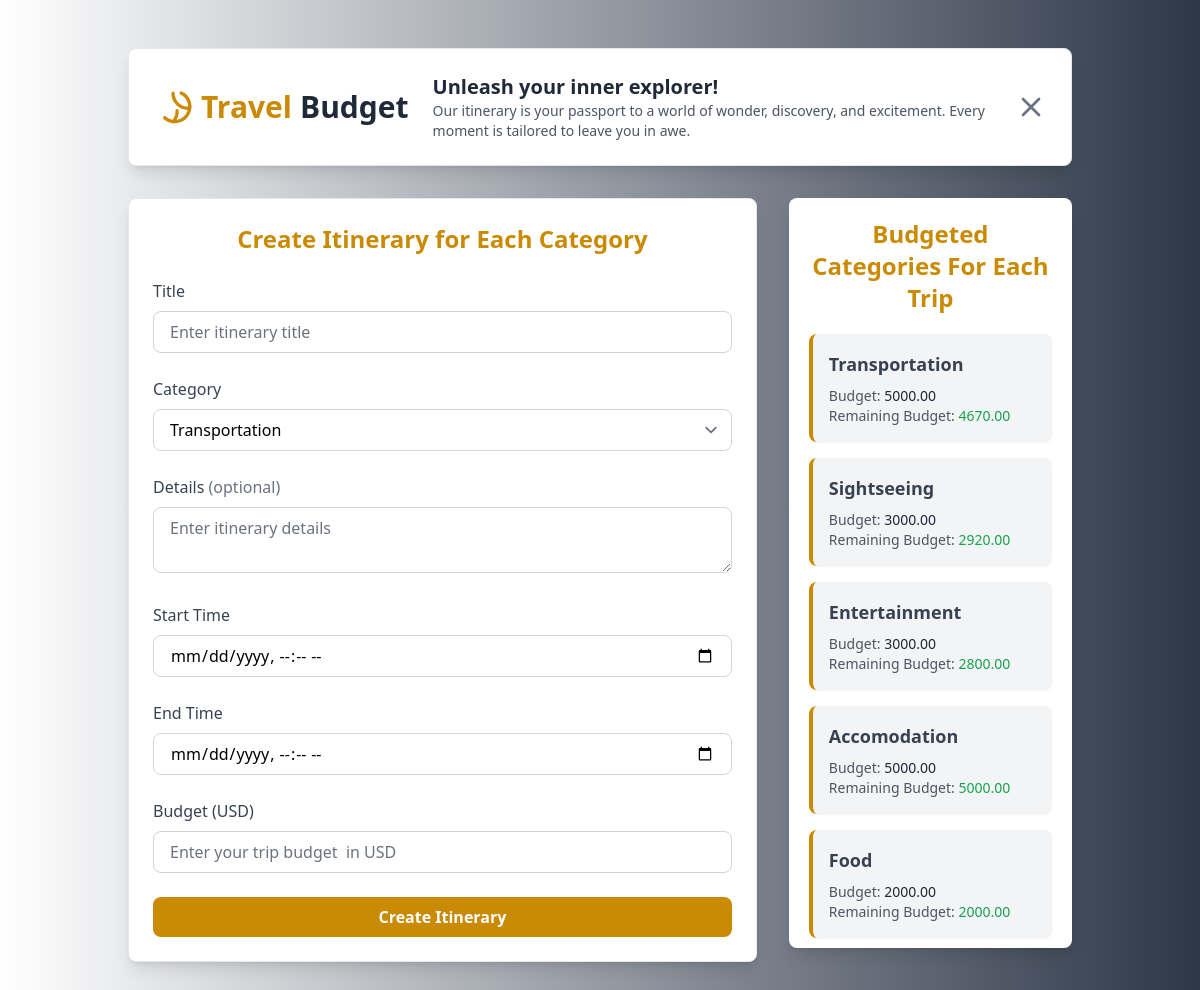
Screenshot of /travel/1/items/add/ (signed in) with the database file from the repository.
### userProfile/models.py (models this page shows, shortened)
class User_Profile(models.Model):
    CURRENCY_CHOICES = [
        ('USD', 'US Dollar'),
        ('EUR', 'Euro'),
        ('GBP', 'British Pound'),
        ('JPY', 'Japanese Yen'),
        ('AUD', 'Australian Dollar'),
        ('CAD', 'Canadian Dollar'),
        ('CHF', 'Swiss Franc'),
        ('CNY', 'Chinese Yuan'),
        ('SEK', 'Swedish Krona'),
        ('NZD', 'New Zealand Dollar'),
        ('MXN', 'Mexican Peso'),
        ('SGD', 'Singapore Dollar'),
        ('HKD', 'Hong Kong Dollar'),
        ('NOK', 'Norwegian Krone'),
        ('KRW', 'South Korean Won'),
        ('TRY', 'Turkish Lira'),
        ('INR', 'Indian Rupee'),
        ('RUB', 'Russian Ruble'),
        ('ZAR', 'South African Rand'),
        ('BRL', 'Brazilian Real'),
        ('THB', 'Thai Baht'),
        ('MYR', 'Malaysian Ringgit'),
        ('IDR', 'Indonesian Rupiah'),
        ('PHP', 'Philippine Peso'),
        ('VND', 'Vietnamese Dong'),
        ('ILS', 'Israeli Shekel'),
        ('PLN', 'Polish Zloty'),
        ('AED', 'United Arab Emirates Dirham'),
        ('SAR', 'Saudi Riyal'),
        ('EGP', 'Egyptian Pound'),
        ('PKR', 'Pakistani Rupee'),
        ('BDT', 'Bangladeshi Taka'),
        ('NGN', 'Nigerian Naira'),
        ('KWD', 'Kuwaiti Dinar'),
    ]
    TRAVEL_PREFERENCES = (
        ('adventure', 'Adventure'),
        ('relaxation', 'Relaxation'),
        ('culture', 'Culture'),
        ('nature', 'Nature'),
        ('luxury', 'Luxury'),
        ('others', 'Others')
    )
    TRAVEL_FREQUENCY_CHOICES = (
        ('frequent', 'Frequent (Monthly)'),
        ('occasional', 'Occasional (Quarterly)'),
        ('rare', 'Rare (Yearly)'),
    )
    user = models.OneToOneField(Account, on_delete=models.CASCADE, related_name='profile')
    firstname = models.CharField(max_length=255, null=True, blank=True)
    lastname = models.CharField(max_length=255, null=True, blank=True)
    dob = models.DateField(null=True, blank=True)
    bio = models.TextField( blank=True, null=True)
    preferred_currency = models.CharField(max_length=10, choices=CURRENCY_CHOICES, default='USD', blank=True, null=True)
    travel_preferences = models.CharField(max_length=20, choices=TRAVEL_PREFERENCES, blank=True, null=True)
    travel_frequency = models.CharField(max_length=20, choices=TRAVEL_FREQUENCY_CHOICES, blank=True, null=True)
    image = models.ImageField(upload_to='profile_image', validators=[FileExtensionValidator(['png', 'jpg', 'jpeg'])], blank=True, null=True)
    country = models.CharField(max_length=100, blank=True, null=True)
    city = models.CharField(max_length=100, blank=True, null=True)
    phone_number = models.CharField(
        max_length=15,
        blank=True,
        null=True
    )
    favorite_destinations = models.TextField(blank=True, null=True)
    emergency_contact_name = models.CharField(max_length=100, blank=True, null=True)
    emergency_contact_phone = models.CharField(
        max_length=20,
        blank=True,
        null=True
    )
    complete_profile = models.BooleanField(default=False)

### travel/models.py (models this page shows, shortened)
class CategoryBudget(models.Model):
    trip = models.ForeignKey(Trip, on_delete=models.CASCADE, related_name='category_budgets')  # Link to a trip
    category = models.CharField(max_length=50)  # Name of the category (e.g., Sightseeing)
    budget = models.DecimalField(max_digits=12, decimal_places=2, default=0.00)  # Budget for the category
    def total_itineraries(self):
        return sum(item.budget for item in self.itineraries.all())
    def remaining_iti_budget(self):
        return self.budget - self.total_itineraries()

### travel/views.py (the view)
# urls.py: path('<int:trip_id>/items/add/', views.add_itinerary, name='add_itinerary'),
@login_required
def add_itinerary(request, trip_id):
    trip = get_object_or_404(Trip, id=trip_id, user=request.user)
    user_profile = get_object_or_404(User_Profile, user=request.user)
    preferred_currency = user_profile.preferred_currency
    category_budgets = CategoryBudget.objects.filter(trip=trip)
    if request.method == 'POST':
        form = ItineraryForm(request.POST, trip=trip)
        if form.is_valid():
            start_time = form.cleaned_data.get('start_time')
            end_time = form.cleaned_data.get('end_time')
            category_budget = form.cleaned_data['category_budget']
            budget = form.cleaned_data['budget']
            if end_time and start_time and start_time >= end_time:
                form.add_error('end_time', 'End time must be after the start time.')
            elif budget > category_budget.budget:
                form.add_error('budget', 'Itinerary budget exceeds the category budget.')
            else:
                itinerary_item = form.save(commit=False)
                itinerary_item.trip = trip
                itinerary_item.save()
                return redirect('trip_detail', trip_id=trip.id)
    else:
        form = ItineraryForm(trip=trip)
    category_budgets_with_remaining = [
        {
            'category': category.category,
            'category_budget': category.budget,
            'remaining_budget': category.remaining_iti_budget(),
        }
        for category in category_budgets
    ]
    return render(request, 'travel/add_itinerary.html', {
        'form': form,
        'trip': trip,
        'preferred_currency': preferred_currency,
        'category_budgets': category_budgets_with_remaining,
    })

### travel/forms.py
class ItineraryForm(forms.ModelForm):
    category_budget = forms.ModelChoiceField(
        queryset=CategoryBudget.objects.none(),
        widget=forms.Select(attrs={'class': 'form-control'}),
    )
    class Meta:
        model = Itinerary
        fields = ['title', 'category_budget', 'details', 'start_time', 'end_time', 'budget']
    def __init__(self, *args, **kwargs):
        trip = kwargs.pop('trip', None)
        super().__init__(*args, **kwargs)
        if trip:
            self.fields['category_budget'].queryset = trip.category_budgets.all()

### travel/templates/travel/add_itinerary.html (shortened to what this page needs)
{% extends 'Base.html' %}
{% block main %}
<div class="bg-white-gray min-h-screen">
    <div class="container mx-auto py-12 px-6 md:px-10">
        <div class="bg-white border border-gray-200 rounded-lg shadow-lg p-6 flex flex-col md:flex-row items-start md:items-center justify-between gap-4 md:gap-6 mb-8 relative">
            <div class="flex flex-col md:flex-row items-start md:items-center gap-6">
                <a href="/" class="text-3xl font-bold text-yellow-600 flex items-center gap-2">
                    <svg xmlns="http://www.w3.org/2000/svg" class="h-10 w-10" fill="none" viewBox="0 0 24 24" stroke="currentColor">
                        <path stroke-linecap="round" stroke-linejoin="round" stroke-width="2" d="M16.88 3.549a9 9 0 11-9.831 14.835m7.398-4.148A9.05 9.05 0 0112 21v.01M21 12.74a9.05 9.05 0 01-9-9" />
                    </svg>
                    Travel<span class="text-gray-800">Budget</span>
                </a>
                <div>
                    <h3 class="text-xl font-semibold text-gray-800">Unleash your inner explorer!</h3>
                    <p class="text-sm text-gray-600">
                        Our itinerary is your passport to a world of wonder, discovery, and excitement. Every moment is tailored to leave you in awe.
                    </p>
                </div>
            </div>
            <button onclick="window.history.back()"
                    class="absolute top-4 right-4 md:static text-gray-500 hover:text-gray-800 focus:outline-none">
                <svg xmlns="http://www.w3.org/2000/svg" class="h-8 w-8" fill="none" viewBox="0 0 24 24" stroke="currentColor">
                    <path stroke-linecap="round" stroke-linejoin="round" stroke-width="2" d="M6 18L18 6M6 6l12 12" />
                </svg>
            </button>
        </div>
        <div class="flex flex-col-reverse md:flex-row gap-8">
            <div class="flex-grow bg-white border border-gray-200 rounded-lg shadow-lg">
                <div class="p-6">
                    <h3 class="text-2xl font-bold text-yellow-600 text-center mb-4">Create Itinerary for Each Category</h3>
                    <form method="post" class="space-y-6">
                        <div>
                            <label for="title" class="block text-gray-700 font-medium mb-2">Title</label>
                            <input type="text" id="title" name="title"
                                class="w-full px-4 py-2 border border-gray-300 rounded-lg focus:ring-2 focus:ring-yellow-600 focus:border-transparent"
                                placeholder="Enter itinerary title" required>
                        </div>
                        <div>
                            <label for="category_budget" class="block text-gray-700 font-medium mb-2">Category</label>
                            <select id="category_budget" name="category_budget" class="w-full px-4 py-2 border border-gray-300 rounded-lg focus:ring-2 focus:ring-yellow-600 focus:border-transparent">
                                {% for category in form.fields.category_budget.queryset %}
                                    <option value="{{ category.id }}">{{ category.category }}</option>
                                {% endfor %}
                            </select>
                        </div>
                        <div>
                            <label for="details" class="block text-gray-700 font-medium mb-2">Details <span class="text-gray-500">(optional)</span></label>
                            <textarea id="details" name="details"
                                class="w-full px-4 py-2 border border-gray-300 rounded-lg focus:ring-2 focus:ring-yellow-600 focus:border-transparent"
                                placeholder="Enter itinerary details"></textarea>
                        </div>
                        <div>
                            <label for="start_time" class="block text-gray-700 font-medium mb-2">Start Time</label>
                            <input type="datetime-local" id="start_time" name="start_time"
                                class="w-full px-4 py-2 border border-gray-300 rounded-lg focus:ring-2 focus:ring-yellow-600 focus:border-transparent"
                                required>
                        </div>
                        <div>
                            <label for="end_time" class="block text-gray-700 font-medium mb-2">End Time</label>
                            <input type="datetime-local" id="end_time" name="end_time"
                                class="w-full px-4 py-2 border border-gray-300 rounded-lg focus:ring-2 focus:ring-yellow-600 focus:border-transparent">
                        </div>
                        <div>
                            <label for="budget" class="block text-gray-700 font-medium mb-2">
                                Budget {% if preferred_currency %} ({{ preferred_currency }}) {% endif %}
                            </label>
                            <input type="number" id="budget" name="budget"
                                class="w-full px-4 py-2 border border-gray-300 rounded-lg focus:ring-2 focus:ring-yellow-600 focus:border-transparent"
                                placeholder="Enter your trip budget {% if preferred_currency %} in {{ preferred_currency }} {% endif %}"
                                required>
                        </div>
                        <button type="submit"
                            class="w-full bg-yellow-600 text-white font-semibold py-2 rounded-lg hover:bg-yellow-500 transition duration-300">
                            Create Itinerary
                        </button>
                    </form>
                </div>
            </div>
            <div class="bg-white p-5 md:w-[30%] shadow-lg rounded-lg max-h-[750px] overflow-y-auto">
                <h3 class="text-2xl text-center font-bold text-yellow-600 mb-5">Budgeted Categories For Each Trip</h3>
                <div>
                    <ul class="space-y-4">
                        {% for category in category_budgets %}
                            <li class="bg-gray-100 border-l-4 border-yellow-600 p-4 rounded-lg shadow-sm hover:shadow-md hover:bg-yellow-600 transition duration-300 ease-in-out">
                                <h6 class="font-semibold text-gray-700 text-lg mb-2">{{ category.category }}</h6>
                                <p class="text-gray-600 text-sm">
                                    Budget: <span class="font-medium text-gray-800">{{ category.category_budget }}</span>
                                </p>
                                <p class="text-gray-600 text-sm">
                                    Remaining Budget:
                                    <span class="font-medium {% if category.remaining_budget < 0 %}text-red-600{% else %}text-green-600{% endif %}">
                                        {{ category.remaining_budget }}
                                    </span>
                                </p>
                            </li>
                        {% endfor %}
                    </ul>
                </div>
            </div>
        </div>
    </div>
</div>
{% endblock %}

### rows the page displays
User_Profile: preferred_currency "USD", budget "Enter your trip budget in USD"
CategoryBudget: category "Transportation", category_budget "5000.00"
CategoryBudget: category "Sightseeing", category_budget "3000.00"
CategoryBudget: category "Entertainment", category_budget "3000.00"
CategoryBudget: category "Accomodation", category_budget "5000.00"
CategoryBudget: category "Food", category_budget "2000.00"

### other values shown
{{ category.remaining_budget }} "4670.00" "2920.00" "2800.00" "5000.00" "2000.00"
form field category_budget "Transportation"
